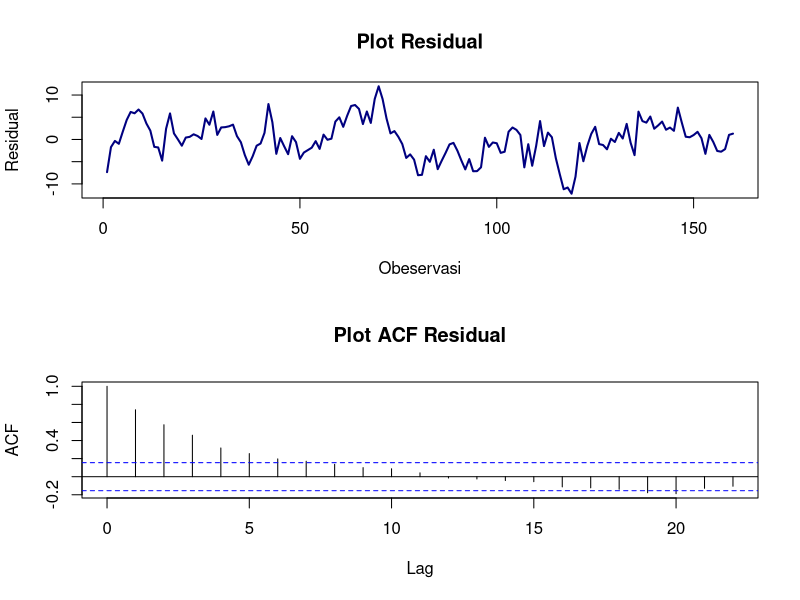
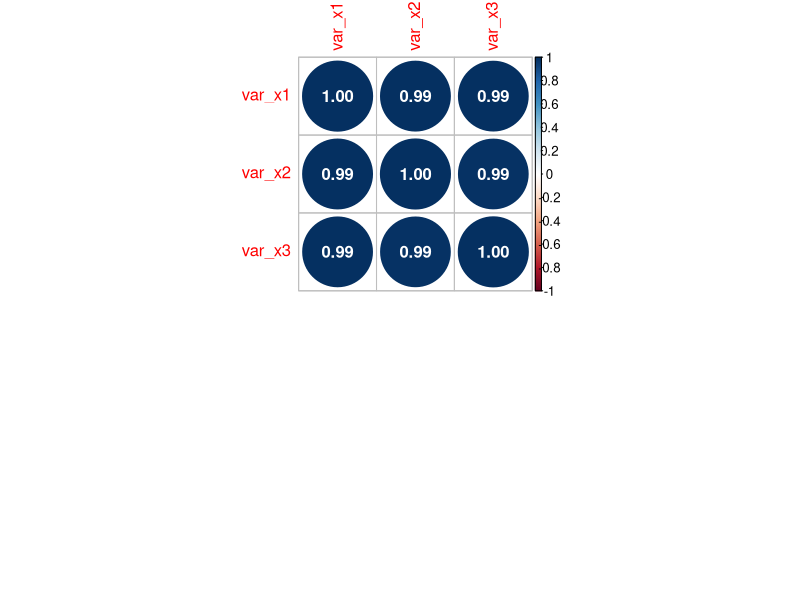
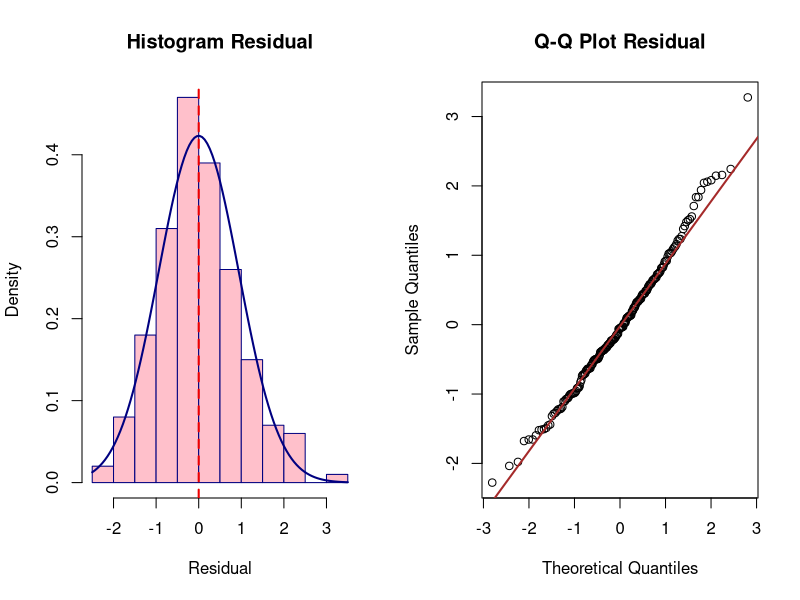
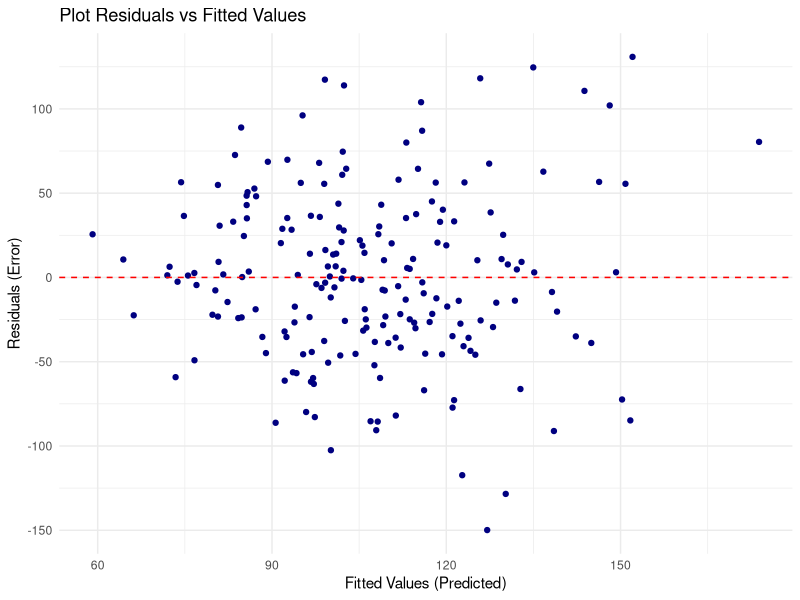

Generate these figures, in order, with R:
## ---- chunk 1
knitr::opts_chunk$set(echo = TRUE)
## ---- chunk 2
#PACKAGE
library(lmtest)
## ---- chunk 3
#MEMBANGKITKAN DATA DENGAN SISAAN BERAUTOKORELASI

set.seed(123)
n <- 160

#PARAMETER
beta_0 <- 5
beta_1 <- 2

#ERROR (RHO = 0.8)
rho <- 0.8
u <- arima.sim(model = list(ar = rho), n = n, sd = 3)

#VARIABEL X
var_x <- rnorm(n, mean = 60, sd = 10)

#VARIABEL Y
var_y <- beta_0 + beta_1 * var_x + u
## ---- chunk 4
#MODEL REGRESI
model_reg <- lm( var_y ~ var_x)

#SUMMARY MODEL
summary(model_reg)
## ---- chunk 5
#DURBIN WATSON
dwtest(model_reg)
## ---- chunk 6
#VISUALISASI

par(mfrow = c(2,1))

#PLOT RESIDUAL
plot(resid(model_reg), type = "l", col = "navy", lwd = 2,
     main = "Plot Residual",
     xlab = "Obeservasi",
     ylab = "Residual")

#PLOT AUTOCORRELATION FUNCTION (ACF)
acf(resid(model_reg), main = "Plot ACF Residual")
## ---- chunk 7
#PACKAGE

library(car)
library(corrplot)
## ---- chunk 8
#MEMBANGKITKAN DATA

set.seed(123)
n <- 150

#VARAIBEL X
var_x1 <- rnorm(n, mean = 0, sd = 1)
var_x2 <- 0.9 * var_x1 + rnorm(n, mean = 0, sd = 0.1)
var_x3 <- 0.5 * var_x1 + 0.4 * var_x2 + rnorm(n, mean = 0, sd = 0.1)

#VARIABEL Y
var_y <- 2 * var_x1 + 3 * var_x2 + 4 * var_x3 + rnorm(n, mean = 0, sd = 1)
## ---- chunk 9
#MODEL REGRESI
model_reg <- lm(var_y ~ var_x1 + var_x2 + var_x3)

#SUMMARY MODEL
summary(model_reg)
## ---- chunk 10
#MENGHITUNG VIF
val_vif <- vif(model_reg)

#HASIL VIF
print(val_vif)
## ---- chunk 11
#VISUALISASI

#CORRPLOT
corr_matrix <- cor(data.frame(var_x1, var_x2, var_x3))
corrplot(corr_matrix, method = "circle", addCoef.col = "white")
## ---- chunk 12
#MEMBANGKITKAN DATA

set.seed(123)
n <- 200

#PARAMETER
beta_0 <- 10
beta_1 <- 2.5

#ERROR
error <- rnorm(n, mean = 0, sd = 1)

#VARIABEL X
var_x <- rnorm(n, mean = 50, sd = 10)

#VARIABEL Y
var_y <- beta_0 + beta_1 * var_x + error
## ---- chunk 13
#MODEL REGRESI
model_reg <- lm(var_y ~ var_x)

summary(model_reg)
## ---- chunk 14
#UJI NORMALITAS RESIDUAL

#SHAPIRO WILK
shapiro.test(resid(model_reg))

#MEMERIKSA MEAN DAN SD
resi <- resid(model_reg)

mean_resi <- mean(resi)
cat("Mean of Residuals: ", mean_resi, "\n")
sd_resi <- sd(resi)
cat("Standard Deviation of Residuals: ", sd_resi, "\n")
## ---- chunk 15
#VISUALISASI
par(mfrow = c(1, 2))

#HISTOGRAM
resi <- residuals(model_reg)

hist(resi,
     breaks = 15,
     main = "Histogram Residual",
     col = "pink",
     xlab = "Residual",
     border = "navy",
     freq = FALSE)

curve(dnorm(x, mean = mean(resi), sd = sd(resi)),
      col = "navy", lwd = 2, add = TRUE)

abline(v = mean(resi), col = "red2", lwd = 2, lty = 2)

#QQ PLOT
qqnorm(resi, main = "Q-Q Plot Residual")
qqline(resi, col = "brown", lwd = 2)

## ---- chunk 16
#PACKAGE

library(lmtest)
library(ggplot2)
## ---- chunk 17
#MEMBANGKITKAN DATA

set.seed(123)
n <- 200

#VARIABEL X
var_x <- rnorm(n, mean = 50, sd = 10)

#ERROR
error <- rnorm(n, mean = 0, sd = var_x)

#VARIABEL Y
var_y <- 5 + 2 * var_x + error
## ---- chunk 18
#MODEL REGRESI

model_reg <- lm(var_y ~ var_x)

summary(model_reg)
## ---- chunk 19
#BREUSCH PAGAN

test_bp <- bptest(model_reg)
print(test_bp)
## ---- chunk 20
fitted_values <- fitted(model_reg)
residuals <- resid(model_reg)

# Membuat plot
ggplot(data = data.frame(fitted_values, residuals),
       aes(x = fitted_values, y = residuals)) +
  geom_point(color = "navy") +
  geom_hline(yintercept = 0, linetype = "dashed", color = "red") +
  ggtitle("Plot Residuals vs Fitted Values") +
  xlab("Fitted Values (Predicted)") +
  ylab("Residuals (Error)") +
  theme_minimal()
